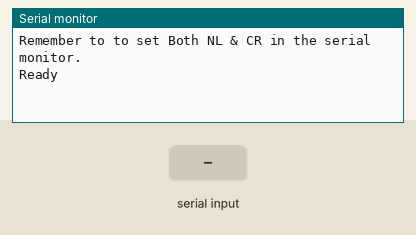
Recording of a sketch running on a simulated Arduino Uno, built with avr-gcc and run on an emulated ATmega328P. Shown: the last lines printed to the serial monitor. The test bench sets the inputs (shaded band).

Above: at 1.2 s.
1.3 s: "1" received over the second serial link
At 2.2 s:
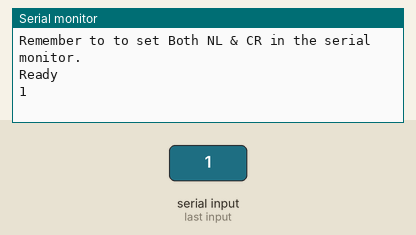
2.8 s: "0" received over the second serial link
At 3.3 s:
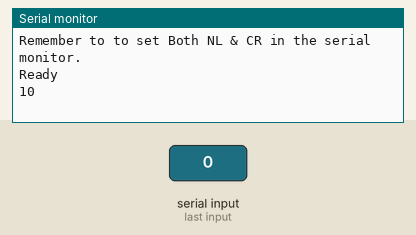

Measured:
- after the input at 1.3 s, the serial monitor: prints a new line at once (image 1)
- after the input at 2.8 s, the serial monitor: prints a new line at once (image 2)

The sketch:

esp8266_arduino_command_test.ino
```cpp
// Tutorial link: https://create.arduino.cc/projecthub/neverofftheinternet/esp8266-setup-and-first-wifi-connection-76fc3c
#include <SoftwareSerial.h>

SoftwareSerial ESPserial(10, 11); // RX | TX

void setup()

{

Serial.begin(115200); // communication with the host computer

//while (!Serial) { ; }

// Start the software serial for communication with the ESP8266

ESPserial.begin(115200);

Serial.println("");

Serial.println("Remember to to set Both NL & CR in the serial monitor.");

Serial.println("Ready");

Serial.println("");

}

void loop()

{

// listen for communication from the ESP8266 and then write it to the serial monitor

if ( ESPserial.available() ) { Serial.write( ESPserial.read() ); }

// listen for user input and send it to the ESP8266

if ( Serial.available() ) { ESPserial.write( Serial.read() ); }

}
```
